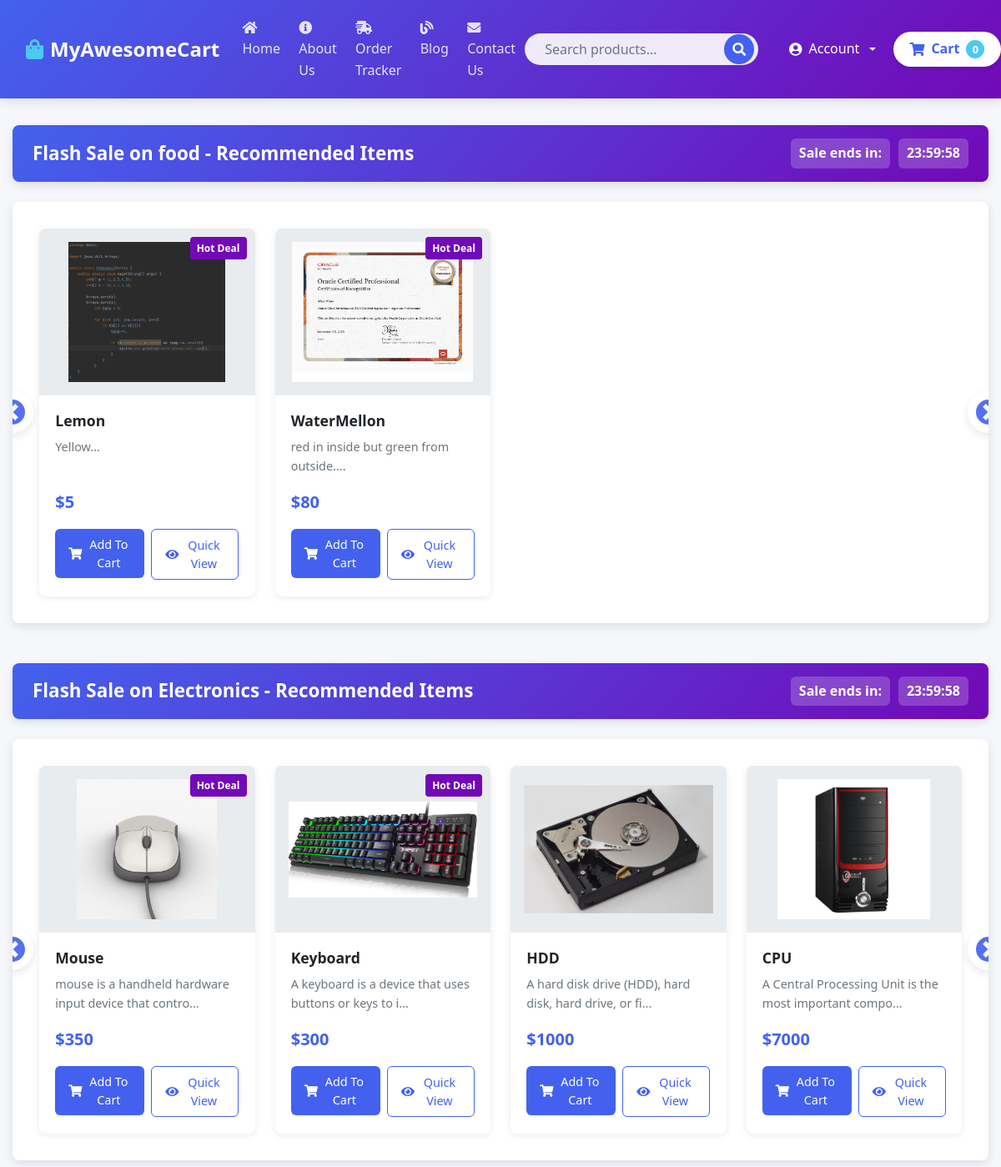
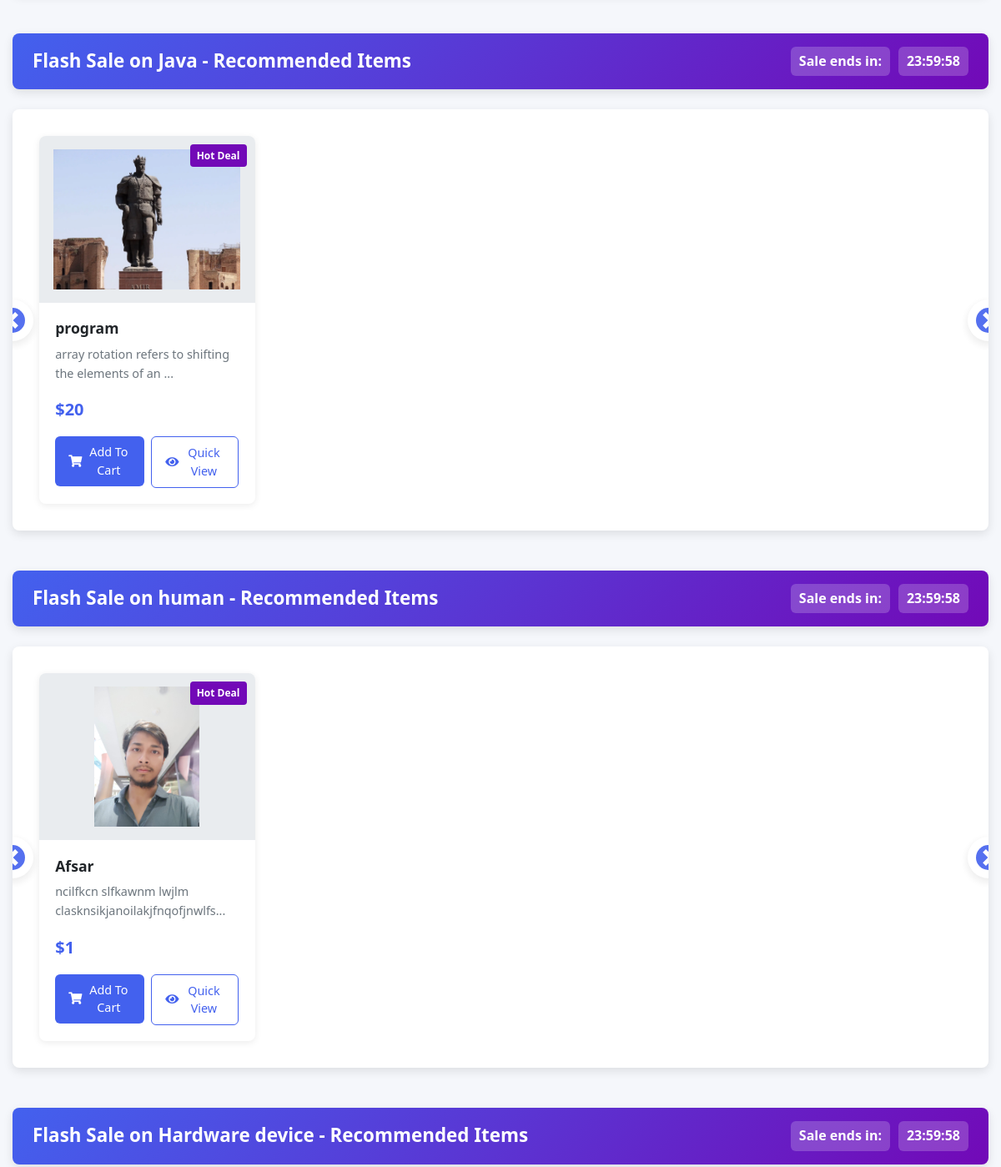
The page /shop/ (upper part) on the database as committed earlier (2 pictures, top to bottom).
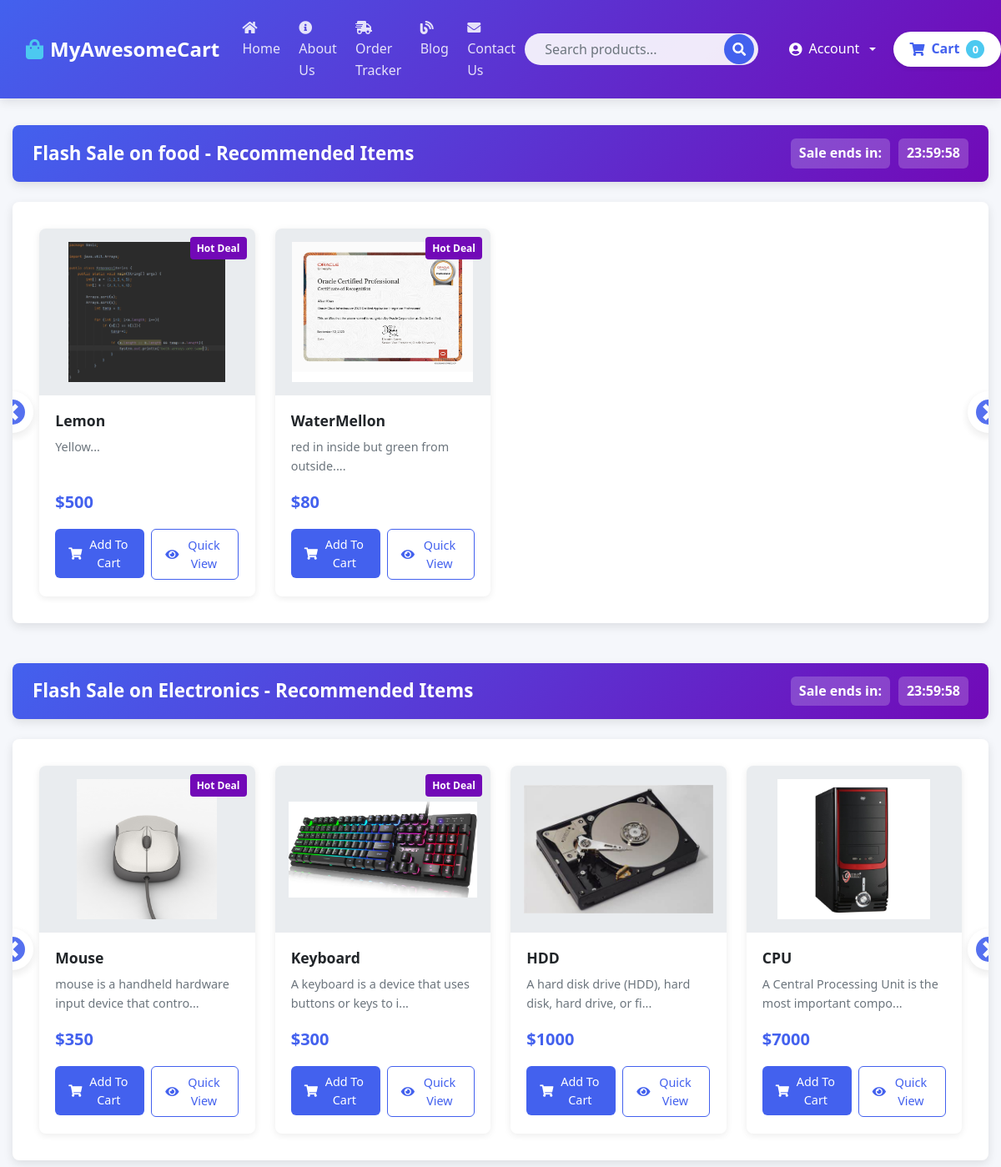
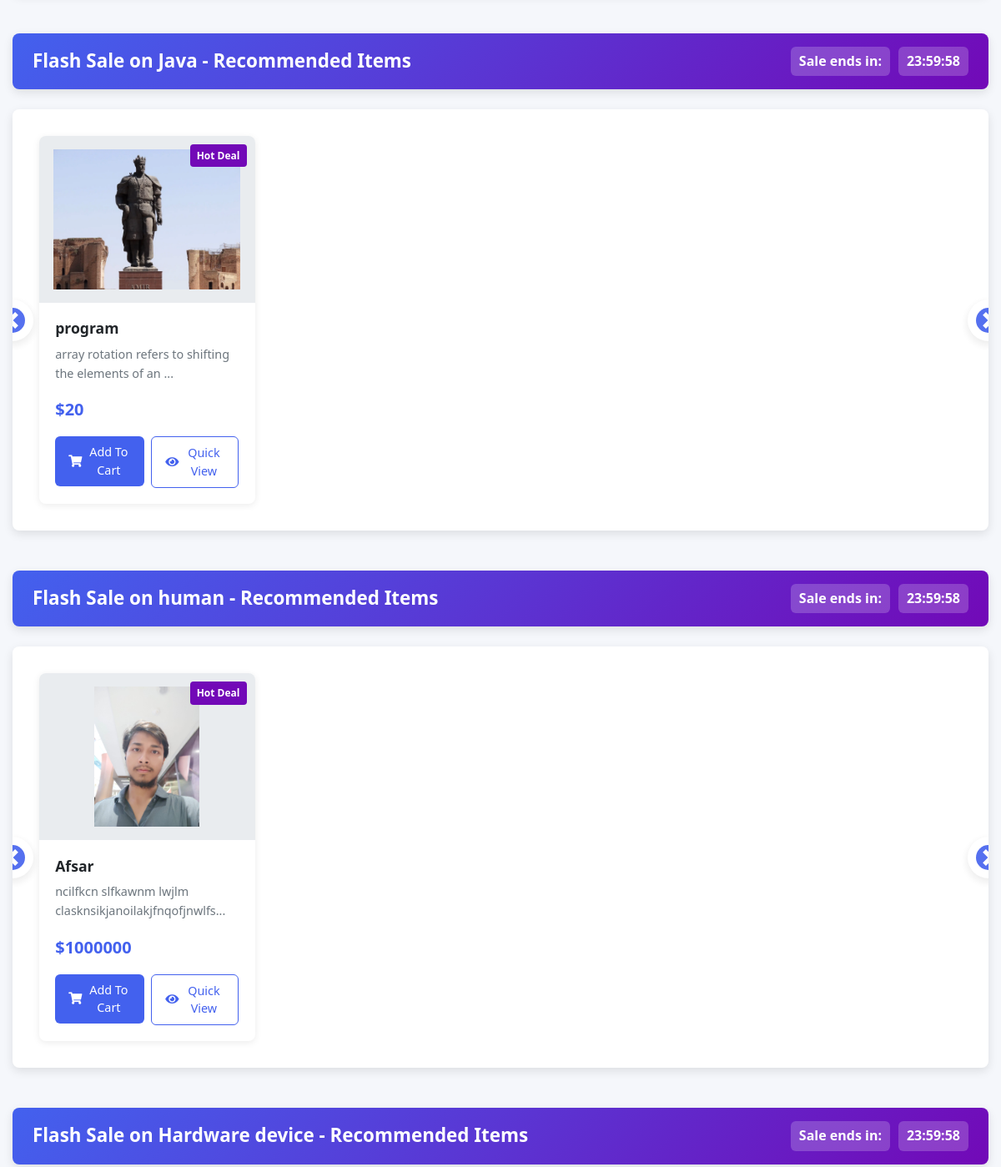
The same page on the database as committed later (2 pictures, top to bottom).
### shop/models.py (models this page shows, shortened)
class Product(models.Model):
    product_id = models.AutoField
    product_name = models.CharField(max_length=50)
    category = models.CharField(max_length=50, default="")
    subcategory = models.CharField(max_length=50, default="")
    price = models.IntegerField(default=0)
    desc = models.CharField(max_length=300)
    pub_date = models.DateField()
    image = models.ImageField(upload_to="shop/watch", default="")

### shop/views.py (the view)
# urls.py: path('', views.index, name="ShopHome"),
def index(request):
    allProds = []
    catprods = Product.objects.values('category', 'id')
    cats = {item['category'] for item in catprods}
    for cat in cats:
        prod = Product.objects.filter(category=cat)
        n = len(prod)
        nSlides = n // 4 + ceil((n / 4) - (n // 4))
        allProds.append([prod, range(1, nSlides), nSlides])
    params = {'allProds': allProds}
    return render(request, 'shop/index.html', params)

### shop/templates/shop/index.html (shortened to what this page needs)
{% extends 'shop/basic.html' %}
{% block body %}
  {% load static %}
<div class="container">
    {% for product, range, nSlides in allProds %}
    <div class="flash-sale-header">
      <h5>Flash Sale on {{product.0.category}} - Recommended Items</h5>
      <div class="timer">
        <span>Sale ends in:</span>
        <span id="sale-timer-{{forloop.counter}}">23:59:59</span>
      </div>
    </div>
    <div class="carousel-container">
      <div id="demo{{forloop.counter}}" class="carousel slide" data-ride="carousel" data-interval="5000">
        <ul class="carousel-indicators">
          <li data-target="#demo{{forloop.counter}}" data-slide-to="0" class="active"></li>
          {% for i in range %}
          <li data-target="#demo{{forloop.parentloop.counter}}" data-slide-to="{{i}}"></li>
          {% endfor %}
        </ul>
        <div class="carousel-inner">
          <div class="carousel-item active">
            <div class="product-grid">
              {% for i in product %}
              <div class="product-card-wrapper">
                {% if forloop.counter <= 2 %}
                <div class="product-badge">Hot Deal</div>
                {% endif %}
                <div class="product-card">
                  <div class="product-image">
                    <img src='/media/{{i.image}}' alt="{{i.product_name}}">
                  </div>
                  <div class="product-info">
                    <h5 class="product-title" id="namepr{{i.id}}">{{i.product_name}}</h5>
                    <p class="product-description">{{i.desc|slice:"0:53"}}...</p>
                    <div class="product-price">$<span id="pricepr{{i.id}}">{{i.price}}</span></div>
                    <div class="product-actions">
                      <span id="divpr{{i.id}}" class="divpr">
                        <button id="pr{{i.id}}" class="btn btn-primary cart">
                          <i class="fas fa-shopping-cart"></i> Add To Cart
                        </button>
                      </span>
                      <a href="/shop/products/{{i.id}}">
                        <button id="qv{{i.id}}" class="btn btn-outline">
                          <i class="fas fa-eye"></i> Quick View
                        </button>
                      </a>
                    </div>
                  </div>
                </div>
              </div>
              {% if forloop.counter|divisibleby:4 and forloop.counter > 0 and not forloop.last %}
            </div>
          </div>
          <div class="carousel-item">
            <div class="product-grid">
              {% endif %}
              {% endfor %}
            </div>
          </div>
        </div>
        <a class="carousel-control-prev" href="#demo{{forloop.counter}}" data-slide="prev">
          <span class="carousel-control-prev-icon"></span>
        </a>
        <a class="carousel-control-next" href="#demo{{forloop.counter}}" data-slide="next">
          <span class="carousel-control-next-icon"></span>
        </a>
      </div>
    </div>
    {% endfor %}
</div>
{% endblock %}

Rows that differ between the two databases and show on the page:
changed Product "Lemon": price "5" → "500"
changed Product "Afsar": price "1" → "1000000"
